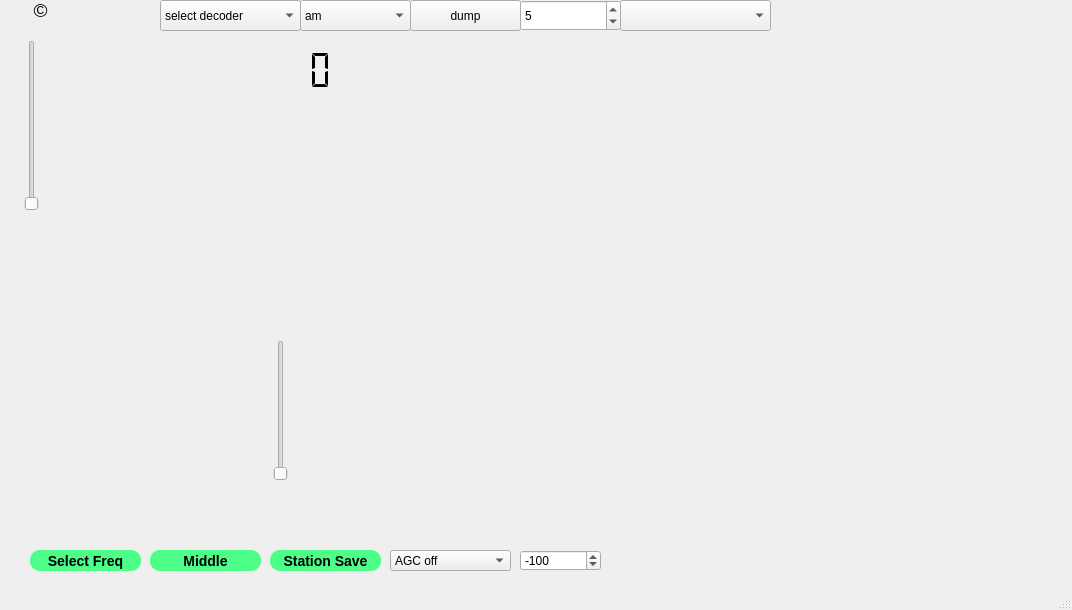
<?xml version="1.0" encoding="UTF-8"?>
<ui version="4.0">
 <class>MainWindow</class>
 <widget class="QMainWindow" name="MainWindow">
  <property name="geometry">
   <rect>
    <x>0</x>
    <y>0</y>
    <width>1072</width>
    <height>610</height>
   </rect>
  </property>
  <property name="windowTitle">
   <string>swradio-8</string>
  </property>
  <widget class="QWidget" name="centralwidget">
   <widget class="QwtPlot" name="hfSpectrum">
    <property name="geometry">
     <rect>
      <x>40</x>
      <y>30</y>
      <width>1001</width>
      <height>241</height>
     </rect>
    </property>
    <property name="toolTip">
     <string/>
    </property>
   </widget>
   <widget class="QSlider" name="hfScopeSlider">
    <property name="geometry">
     <rect>
      <x>20</x>
      <y>40</y>
      <width>24</width>
      <height>171</height>
     </rect>
    </property>
    <property name="orientation">
     <enum>Qt::Vertical</enum>
    </property>
   </widget>
   <widget class="QwtPlot" name="lfSpectrum">
    <property name="geometry">
     <rect>
      <x>300</x>
      <y>290</y>
      <width>741</width>
      <height>241</height>
     </rect>
    </property>
   </widget>
   <widget class="QSlider" name="lfScopeSlider">
    <property name="geometry">
     <rect>
      <x>270</x>
      <y>340</y>
      <width>21</width>
      <height>141</height>
     </rect>
    </property>
    <property name="orientation">
     <enum>Qt::Vertical</enum>
    </property>
   </widget>
   <widget class="QComboBox" name="decoderTable">
    <property name="geometry">
     <rect>
      <x>160</x>
      <y>0</y>
      <width>141</width>
      <height>31</height>
     </rect>
    </property>
    <property name="toolTip">
     <string/>
    </property>
    <item>
     <property name="text">
      <string>select decoder</string>
     </property>
    </item>
   </widget>
   <widget class="QLCDNumber" name="frequencyDisplay">
    <property name="geometry">
     <rect>
      <x>100</x>
      <y>40</y>
      <width>241</width>
      <height>61</height>
     </rect>
    </property>
    <property name="font">
     <font>
      <pointsize>13</pointsize>
     </font>
    </property>
    <property name="frameShape">
     <enum>QFrame::NoFrame</enum>
    </property>
    <property name="lineWidth">
     <number>4</number>
    </property>
    <property name="digitCount">
     <number>11</number>
    </property>
    <property name="segmentStyle">
     <enum>QLCDNumber::Flat</enum>
    </property>
   </widget>
   <widget class="QPushButton" name="freqButton">
    <property name="geometry">
     <rect>
      <x>30</x>
      <y>550</y>
      <width>111</width>
      <height>21</height>
     </rect>
    </property>
    <property name="toolTip">
     <string/>
    </property>
    <property name="styleSheet">
     <string notr="true">QPushButton#freqButton {
    background-color:#4dff88 ;
    color:black;
    border-width: 2px;
    border-radius: 10px;
    font: bold 14px;
    min-width: 5em;
    padding: 1px;
}
QPushButton#freqButton:pressed {
    background-color: #00ff55;
}</string>
    </property>
    <property name="text">
     <string>Select Freq</string>
    </property>
   </widget>
   <widget class="QComboBox" name="bandSelector">
    <property name="geometry">
     <rect>
      <x>300</x>
      <y>0</y>
      <width>111</width>
      <height>31</height>
     </rect>
    </property>
    <property name="toolTip">
     <string/>
    </property>
    <item>
     <property name="text">
      <string>am</string>
     </property>
    </item>
    <item>
     <property name="text">
      <string>200</string>
     </property>
    </item>
    <item>
     <property name="text">
      <string>500</string>
     </property>
    </item>
    <item>
     <property name="text">
      <string>1000</string>
     </property>
    </item>
    <item>
     <property name="text">
      <string>1500</string>
     </property>
    </item>
    <item>
     <property name="text">
      <string>2000</string>
     </property>
    </item>
    <item>
     <property name="text">
      <string>4000</string>
     </property>
    </item>
    <item>
     <property name="text">
      <string>5000</string>
     </property>
    </item>
    <item>
     <property name="text">
      <string>6000</string>
     </property>
    </item>
    <item>
     <property name="text">
      <string>7000</string>
     </property>
    </item>
    <item>
     <property name="text">
      <string>8000</string>
     </property>
    </item>
    <item>
     <property name="text">
      <string>usb</string>
     </property>
    </item>
    <item>
     <property name="text">
      <string>lsb</string>
     </property>
    </item>
    <item>
     <property name="text">
      <string>wide</string>
     </property>
    </item>
   </widget>
   <widget class="QComboBox" name="streamOutSelector">
    <property name="geometry">
     <rect>
      <x>620</x>
      <y>0</y>
      <width>151</width>
      <height>31</height>
     </rect>
    </property>
    <property name="toolTip">
     <string>&lt;html&gt;&lt;head/&gt;&lt;body&gt;&lt;p&gt;select an audio output device. &lt;/p&gt;&lt;/body&gt;&lt;/html&gt;</string>
    </property>
   </widget>
   <widget class="QPushButton" name="freqSave">
    <property name="geometry">
     <rect>
      <x>270</x>
      <y>550</y>
      <width>111</width>
      <height>21</height>
     </rect>
    </property>
    <property name="toolTip">
     <string/>
    </property>
    <property name="styleSheet">
     <string notr="true">QPushButton#freqSave {
    background-color:#4dff88 ;
    color:black;
    border-width: 2px;
    border-radius: 10px;
    font: bold 14px;
    min-width: 5em;
    padding: 1px;
}
QPushButton#freqSave:pressed {
    background-color: #00ff55;
}</string>
    </property>
    <property name="text">
     <string>Station Save</string>
    </property>
   </widget>
   <widget class="QPushButton" name="middleButton">
    <property name="geometry">
     <rect>
      <x>150</x>
      <y>550</y>
      <width>111</width>
      <height>21</height>
     </rect>
    </property>
    <property name="toolTip">
     <string/>
    </property>
    <property name="styleSheet">
     <string notr="true">QPushButton#middleButton {
    background-color:#4dff88 ;
    color:black;
    border-width: 2px;
    border-radius: 10px;
    font: bold 14px;
    min-width: 5em;
    padding: 1px;
}
QPushButton#middleButton:pressed {
    background-color: #00ff55;
}</string>
    </property>
    <property name="text">
     <string>Middle</string>
    </property>
   </widget>
   <widget class="QSpinBox" name="mouse_Inc">
    <property name="geometry">
     <rect>
      <x>520</x>
      <y>0</y>
      <width>101</width>
      <height>31</height>
     </rect>
    </property>
    <property name="toolTip">
     <string>&lt;html&gt;&lt;head/&gt;&lt;body&gt;&lt;p&gt;Mouse Increment. The amount of Hz that will change when moving the mousewheel is set here.&lt;/p&gt;&lt;/body&gt;&lt;/html&gt;</string>
    </property>
    <property name="value">
     <number>5</number>
    </property>
   </widget>
   <widget class="QComboBox" name="AGC_select">
    <property name="geometry">
     <rect>
      <x>390</x>
      <y>550</y>
      <width>121</width>
      <height>21</height>
     </rect>
    </property>
    <property name="toolTip">
     <string>&lt;html&gt;&lt;head/&gt;&lt;body&gt;&lt;p&gt;Agc, automatic gain control, will be enabled when the agc is switched on and the signal strength exceeds&lt;/p&gt;&lt;p&gt;the value in the spinbox. &lt;/p&gt;&lt;/body&gt;&lt;/html&gt;</string>
    </property>
    <item>
     <property name="text">
      <string>AGC off</string>
     </property>
    </item>
    <item>
     <property name="text">
      <string>slow</string>
     </property>
    </item>
    <item>
     <property name="text">
      <string>fast</string>
     </property>
    </item>
   </widget>
   <widget class="QSpinBox" name="agc_thresholdSlider">
    <property name="geometry">
     <rect>
      <x>520</x>
      <y>550</y>
      <width>81</width>
      <height>21</height>
     </rect>
    </property>
    <property name="minimum">
     <number>-144</number>
    </property>
    <property name="maximum">
     <number>0</number>
    </property>
    <property name="value">
     <number>-100</number>
    </property>
   </widget>
   <widget class="QLabel" name="timeDisplay">
    <property name="geometry">
     <rect>
      <x>740</x>
      <y>550</y>
      <width>261</width>
      <height>21</height>
     </rect>
    </property>
    <property name="text">
     <string/>
    </property>
   </widget>
   <widget class="QLabel" name="label_2">
    <property name="geometry">
     <rect>
      <x>30</x>
      <y>0</y>
      <width>21</width>
      <height>21</height>
     </rect>
    </property>
    <property name="font">
     <font>
      <pointsize>14</pointsize>
     </font>
    </property>
    <property name="toolTip">
     <string>&lt;html&gt;&lt;head/&gt;&lt;body&gt;&lt;p&gt;SWRadio copyright:&lt;/p&gt;&lt;p&gt;Copyright of the Qt toolkit used: the Qt Company&lt;/p&gt;&lt;p&gt;Copyright of the libraries used for SDRplay, portaudio, libsndfile and libsamplerate to their developers&lt;/p&gt;&lt;p&gt;Copyright of the Reed Solomon Decoder software: Phil Karns&lt;/p&gt;&lt;p&gt;All copyrights gratefully acknowledged&lt;/p&gt;&lt;p&gt;CopyRight: 2018, Jan van Katwijk, Lazy Chair Computing.&lt;/p&gt;&lt;p&gt;sdr-j swradio (an SDR-J program) is distributed in the hope that it will be useful, but WITHOUT ANY WARRANTY; without even the implied warranty of MERCHANTABILITY or FITNESS FOR A PARTICULAR PURPOSE. See the GNU General Public License for more details.&lt;/p&gt;&lt;p&gt;&lt;br/&gt;&lt;/p&gt;&lt;/body&gt;&lt;/html&gt;</string>
    </property>
    <property name="text">
     <string>©</string>
    </property>
    <property name="alignment">
     <set>Qt::AlignCenter</set>
    </property>
   </widget>
   <widget class="QPushButton" name="dumpButton">
    <property name="geometry">
     <rect>
      <x>410</x>
      <y>0</y>
      <width>111</width>
      <height>31</height>
     </rect>
    </property>
    <property name="toolTip">
     <string/>
    </property>
    <property name="text">
     <string>dump</string>
    </property>
   </widget>
   <widget class="QwtPlot" name="audioSpectrum">
    <property name="geometry">
     <rect>
      <x>20</x>
      <y>290</y>
      <width>221</width>
      <height>231</height>
     </rect>
    </property>
   </widget>
   <widget class="QLabel" name="bandLabel">
    <property name="geometry">
     <rect>
      <x>470</x>
      <y>40</y>
      <width>251</width>
      <height>21</height>
     </rect>
    </property>
    <property name="font">
     <font>
      <pointsize>12</pointsize>
      <weight>75</weight>
      <italic>true</italic>
      <bold>true</bold>
     </font>
    </property>
    <property name="text">
     <string/>
    </property>
   </widget>
   <zorder>hfSpectrum</zorder>
   <zorder>hfScopeSlider</zorder>
   <zorder>lfSpectrum</zorder>
   <zorder>lfScopeSlider</zorder>
   <zorder>decoderTable</zorder>
   <zorder>freqButton</zorder>
   <zorder>bandSelector</zorder>
   <zorder>streamOutSelector</zorder>
   <zorder>freqSave</zorder>
   <zorder>middleButton</zorder>
   <zorder>mouse_Inc</zorder>
   <zorder>AGC_select</zorder>
   <zorder>agc_thresholdSlider</zorder>
   <zorder>timeDisplay</zorder>
   <zorder>label_2</zorder>
   <zorder>dumpButton</zorder>
   <zorder>frequencyDisplay</zorder>
   <zorder>audioSpectrum</zorder>
   <zorder>bandLabel</zorder>
  </widget>
  <widget class="QStatusBar" name="statusbar"/>
 </widget>
 <customwidgets>
  <customwidget>
   <class>QwtPlot</class>
   <extends>QFrame</extends>
   <header>qwt_plot.h</header>
  </customwidget>
 </customwidgets>
 <resources/>
 <connections/>
</ui>
